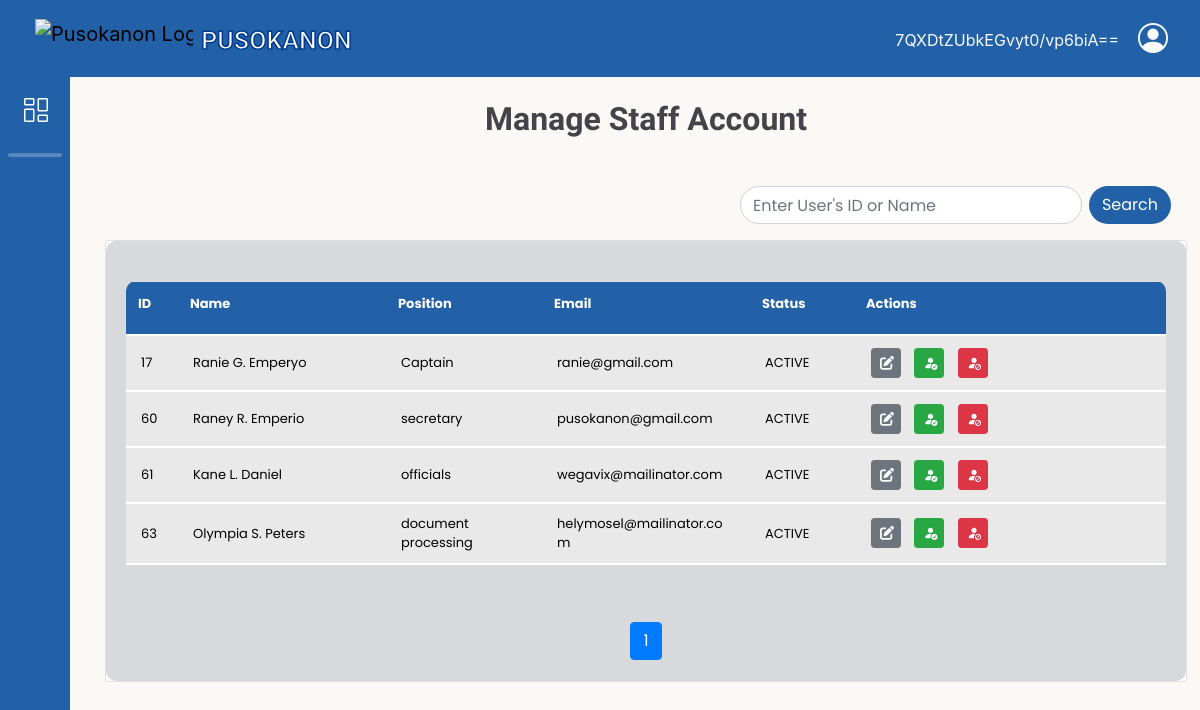
The page /adminbejo/manage_staff_account.php (signed in) on the database its author committed.
### tables this page shows
CREATE TABLE `barangay_staff` (
  `staff_id` int(11) NOT NULL,
  `staff_fname` varchar(50) NOT NULL,
  `staff_lname` varchar(50) NOT NULL,
  `staff_midname` varchar(50) NOT NULL,
  `staff_suffix` varchar(20) DEFAULT NULL,
  `birth_date` date NOT NULL,
  `gender` varchar(20) NOT NULL,
  `contact_no` varchar(20) NOT NULL,
  `userRole_id` int(11) NOT NULL,
  `staff_email` varchar(100) NOT NULL,
  `user_name` varchar(100) NOT NULL,
  `staff_password` varchar(100) NOT NULL,
  `status` varchar(20) NOT NULL
);

CREATE TABLE `account_role` (
  `userRole_id` int(11) NOT NULL,
  `role_definition` varchar(50) NOT NULL
);

### db/DBconn.php (called while the page is built, shortened)
<?php
function decryptData($data){
	return openssl_decrypt($data, 'aes-256-cbc', ENCRYPTION_KEY, 0, ENCRYPTION_KEY);
}
function fetchStaffAccounts($pdo, $search = null) {
    $sql = "SELECT bs.staff_id,
            bs.staff_fname,
            bs.staff_midname,
            bs.staff_lname,
			bs.staff_suffix,
            bs.staff_email,
			bs.user_name,
			bs.birth_date,
			bs.gender,
            bs.contact_no,
            bs.userRole_id,
            ac.role_definition,
            bs.status
            FROM barangay_staff bs
            INNER JOIN account_role ac ON bs.userRole_id = ac.userRole_id
            ORDER BY bs.staff_id";
    $stmt = $pdo->prepare($sql);
    $stmt->execute();
    $results = $stmt->fetchAll(PDO::FETCH_ASSOC);
    return $results;
}

### adminbejo/manage_staff_account.php (the view, shortened to what this page needs)
<?php
    include 'headerAdmin.php';
    include '../db/DBconn.php';
    $search = isset($_GET['search']) ? $_GET['search'] : '';
    $all_staffs = fetchStaffAccounts($pdo, $search);
    $total_records = count($all_staffs);
    $page = isset($_GET['page']) ? (int)$_GET['page'] : 1;
    $limit = 5;
    $offset = ($page - 1) * $limit;
    $staffs = array_slice($all_staffs, $offset, $limit);
    $total_pages = ceil($total_records / $limit);
?>
<link rel="stylesheet" href="css/manage_staff.css">
<div class="container-fluid">
    <h1>Manage Staff Account</h1>
    <div class="mu-ds row d-flex justify-content-end mt-5 mb-3">
        <div class="col-12 col-md-9 d-flex justify-content-end align-items-center flex-wrap">
            <form id="searchForm" action="" method="GET" class="d-flex">
                <input type="text" id="searchInput" class="form-control me-2" name="search" placeholder="Enter User's ID or Name" aria-label="User's ID or Name" aria-describedby="basic-addon2" value="<?= htmlspecialchars($search) ?>">
                <div class="input-group-append">
                    <button class="btn this-button" type="submit">Search</button>
                </div>
            </form>
        </div>
    </div>
    <div class="card d-flex flex-column">
        <div class="card-body flex-grow-1 d-flex flex-column">
            <div class="table-responsive flex-grow-1">
                <table class="table mx-auto" cellspacing="0" cellpadding="0">
                    <thead style="background-color: #2260a7;">
                        <tr>
                            <th>ID</th>
                            <th>Name</th>
                            <th>Position</th>
                            <th>Email</th>
                            <th>Status</th>
                            <th>Actions</th>
                        </tr>
                    </thead>
                    <tbody class="scrollable-table-body">
                        <?php if (!empty($staffs)): ?>
                            <?php foreach ($staffs as $staff_users): ?>
                                <tr>
                                    <td><?= htmlspecialchars($staff_users['staff_id']) ;?></td>
                                    <td><?= htmlspecialchars(decryptData($staff_users['staff_fname']) . ' ' .
                                                strtoupper(substr(decryptData($staff_users['staff_midname']), 0, 1)) . '. ' .
                                                decryptData($staff_users['staff_lname'])) ;?></td>
                                    <td><?= htmlspecialchars($staff_users['role_definition']);?></td>
                                    <td><?= htmlspecialchars(decryptData($staff_users['staff_email']));?></td>
                                    <td><?= htmlspecialchars($staff_users['status']);?></td>
                                    <td>
                                        <button class="btn btn-secondary btn-sm me-2" title="Edit Account" onclick="window.location.href='edit_staffAccount.php?staff_id=<?= htmlspecialchars($staff_users['staff_id']) ?>'">
                                            <i class="fas fa-edit"></i>
                                        </button>
                                        <button class="btn btn-success btn-sm me-2" title="Activate Account" onclick="activateStaff('<?= htmlspecialchars($staff_users['staff_id']) ?>', '<?= htmlspecialchars($staff_users['status']) ?>')">
                                            <i class="bi bi-person-fill-check"></i>
                                        </button>
                                        <button class="btn btn-danger btn-sm me-2" title="Deactivate Account" onclick="deactivateStaff('<?= htmlspecialchars($staff_users['staff_id']) ?>', '<?= htmlspecialchars($staff_users['status']) ?>')">
                                            <i class="bi bi-person-fill-slash"></i>
                                        </button>
                                    </td>
                                </tr>
                            <?php endforeach; ?>
                        <?php else: ?>
                            <tr>
                                <td colspan="7" class="text-center">No staff accounts found.</td>
                            </tr>
                        <?php endif; ?>
                    </tbody>
                </table>
            </div>
            <div class="pagination-container">
                <nav aria-label="Page navigation">
                    <ul class="pagination justify-content-center">
                        <?php
                            $range = 1;
                            $start_page = max(1, $page - $range);
                            $end_page = min($total_pages, $page + $range);
                            if ($end_page - $start_page < 2) {
                                $start_page = max(1, $end_page - 2);
                                $end_page = min($total_pages, $start_page + 2);
                            }
                        ?>
                        <?php for ($i = $start_page; $i <= $end_page; $i++): ?>
                            <li class="page-item<?= ($i == $page) ? ' active' : '' ?>">
                                <a class="page-link" href="?page=<?= $i ?>&search=<?= urlencode($search) ?>"><?= $i ?></a>
                            </li>
                        <?php endfor; ?>
                    </ul>
                </nav>
            </div>
        </div>
    </div>
</div>
<?php require_once 'footerAdmin.php'; ?>

### adminbejo/headerAdmin.php (shortened to what this page needs)
<!DOCTYPE html>
<html>
<head>
    <link rel="stylesheet" href="https://cdn.jsdelivr.net/npm/bootstrap-icons@1.11.3/font/bootstrap-icons.min.css">
    <link href="https://cdn.jsdelivr.net/npm/bootstrap@5.3.3/dist/css/bootstrap.min.css" rel="stylesheet">
	<link rel="stylesheet" href="https://cdn.jsdelivr.net/npm/bootstrap@5.0.2/dist/css/bootstrap.min.css">
	<link rel="stylesheet" href="https://maxcdn.bootstrapcdn.com/bootstrap/4.5.2/css/bootstrap.min.css">
	<link rel="stylesheet" href="https://cdnjs.cloudflare.com/ajax/libs/animate.css/4.1.1/animate.min.css">
    <link rel="stylesheet" href="https://cdnjs.cloudflare.com/ajax/libs/font-awesome/5.15.1/css/all.min.css">
    <link rel="stylesheet" href="https://cdnjs.cloudflare.com/ajax/libs/font-awesome/6.5.2/css/all.min.css" />
    <link rel="stylesheet" href="https://cdn.jsdelivr.net/npm/sweetalert2@11/dist/sweetalert2.min.css">
	<link rel="stylesheet" href="css/headerADstyle.css">
</head>
<body>
    <header>
        <nav class="navbar navbar-expand-lg">
            <a class="navbar-brand" href="Dashboard.php">
                <div class="logo-holder row">
                    <div class="col px-1">
                        <img src="../PicturesNeeded/pusokLogo.png" alt="Pusokanon Logo">
                    </div>
                    <div class="col px-1 pt-1">
                        <span> PUSOKANON</span>
                    </div>
                </div>
            </a>
            <div class="dropdown ">
                <button class="nav-link text-light" id="loginDropdown" role="button" data-toggle="dropdown" aria-haspopup="true" aria-expanded="false">
                    <div class="row">
                        <div class="col px-1 mt-2 pt-1"><span class="admin-text"><?=  $_SESSION['staff_fname']?></span></div>
                        <div class="col"><i class="bi bi-person-circle"></i></div>
                    </div>
                </button>
            </div>
        </nav>
    </header>
    <div class="holder-body">
        <div class="wrapper">
            <aside id="sidebar">
                <div class="d-flex">
                    <button class="toggle-btn" type="button">
                        <i class="bi bi-columns-gap"></i>
                    </button>
                </div>
                    <hr class=" bg-white m-2">
                <ul class="sidebar-nav">
                </ul>
            </aside>

### adminbejo/footerAdmin.php (shortened to what this page needs)
</body>
</html>

### adminbejo/css/headerADstyle.css (style rules this page uses)
body { height: 100%; margin-top: 77px; background-color: #FAF9F6; }
.navbar { background-color: #2260A7 ; position: fixed; top: 0; left: 0; right: 0; z-index: 1000; justify-content: space-between; }
.navbar-brand img { height: 45px; margin-left: 30px; }
.navbar-brand span { font-size: 25px; font-weight: bold; font-family: 'Titan One', cursive; color: white; -webkit-text-stroke: 1.5px #003A90; }
.nav-link { color: #ffffff; margin-right: 0px; }
.bi-person-circle { font-size: 30px; }
a { text-decoration: none; }
li { list-style: none; }
h1 { font-weight: 600; font-size: 1rem; }
hr { height: 3px !important; border-radius: 10px; }
.holder-body { position: relative; max-height: 100%; }
.wrapper { font-family: 'Poppins', sans-serif; display: flex; max-height: 100%; }
#sidebar { width: 70px; min-width: 70px; z-index: 1000; transition: all .25s ease-in-out; background-color: #2260A7; display: flex; position: fixed; flex-direction: column; height: 92%; }
.toggle-btn { background-color: transparent; cursor: pointer; border: 0; padding: 1rem 1.5rem; }
.toggle-btn i { font-size: 1.5rem; color: #FFF; }
.sidebar-nav { padding: 1rem 0; flex: 1 1 auto; }
@media (min-width: 1200px) { #sidebar { width: 70px; min-width: 70px; z-index: 1000; transition: all .25s ease-in-out; background-color: #2260A7; display: flex; position: fixed; flex-direction: column; height: 92%; } }

### adminbejo/css/manage_staff.css (style rules this page uses)
body { display: flex; }
.container-fluid { margin-top: 23px; margin-left: 90px; padding-bottom: 47px; }
.card { display: flex; flex-direction: column; }
.card-body { padding-top: 40px; padding-bottom: 10px; background-color: #D7D9DC; height: 440px; border-radius: 10px; width: 90vw; display: flex; flex-direction: column; flex-grow: 1; }
.mu-ds { margin: 1rem; }
.col-12 { gap: 10px; padding-left: 0px; padding-right: 0px; }
.this-button { background-color: #2260a7; color: white; border-radius: 50px; }
.col-12 .form-control { border-radius: 50px; }
h1 { font-family: "Titan One", cursive; font-size: 2rem; color: #434349; display: flex; justify-content: center; }
.scrollable-table-body { overflow-y: auto; }
.table { width: 100%; table-layout: fixed; }
.table tr td { font-size: 13px; }
.table tr th { font-size: 13px; width: 20px; color: white; }
.table-responsive { position: relative; border-radius: 10px; overflow-x: auto; max-height: 400px; overflow-y: scroll; height: 400px; display: block; padding-top: 0; flex-grow: 1; }
.pagination-container { position: absolute; bottom: 5px; left: 50%; transform: translateX(-50%); width: 100%; }
.table-responsive table { border-collapse: collapse; width: 100%; }
.table-responsive tbody { max-height: 400px; overflow-y: auto; background-color: #E9E9E9; }
.table-responsive th, .table-responsive td { font-size: 16px; text-align: left; vertical-align: middle; }
.table-responsive th { border-bottom: 1px solid blue; position: sticky; top: 0; padding-bottom: 20px; color: white; }
.table-responsive td { padding: 10px 15px; border-bottom: 2px solid white; }
.table th:nth-child(1), .table td:nth-child(1) { width: 5%; }
.table th:nth-child(2), .table td:nth-child(2) { width: 20%; }
.table th:nth-child(3), .table td:nth-child(3) { width: 15%; }
.table th:nth-child(4), .table td:nth-child(4) { width: 20%; }
.table th:nth-child(5), .table td:nth-child(5) { width: 10%; }
.table th:nth-child(6), .table td:nth-child(6) { width: 30%; }
.table td button { margin: 2px; width: 30px; height: 30px; display: inline-block; }

### rows shown on the page
barangay_staff: staff_id "17", staff_fname+staff_midname+staff_lname "Ranie G. Emperyo", userRole.role_definition "Captain", staff_email "ranie@gmail.com", status "ACTIVE"
barangay_staff: staff_id "60", staff_fname+staff_midname+staff_lname "Raney R. Emperio", userRole.role_definition "secretary", staff_email "pusokanon@gmail.com", status "ACTIVE"
barangay_staff: staff_id "61", staff_fname+staff_midname+staff_lname "Kane L. Daniel", userRole.role_definition "officials", staff_email "wegavix@mailinator.com", status "ACTIVE"
barangay_staff: staff_id "63", staff_fname+staff_midname+staff_lname "Olympia S. Peters", userRole.role_definition "document processing", staff_email "helymosel@mailinator.com", status "ACTIVE"

### other values the page prints
$_SESSION['staff_fname'] "7QXDtZUbkEGvyt0/vp6biA=="
